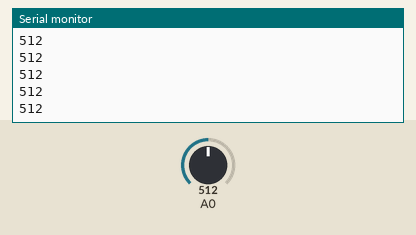
This sketch was run on a simulated Arduino Uno, built with avr-gcc and run on an emulated ATmega328P. On the bench: the last lines printed to the serial monitor. The inputs (shaded band) are chosen by the test bench; at power-on: A0 = 512.

Above: at 1.2 s.
1.3 s: A0 set to 716
At 2.0 s:
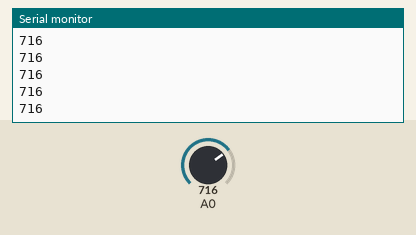
2.8 s: A0 set to 900
At 3.6 s:
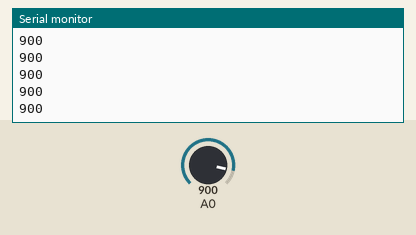
Timing chart, 0 to 5.8 s (numbered marks = the images above; inputs shaded):
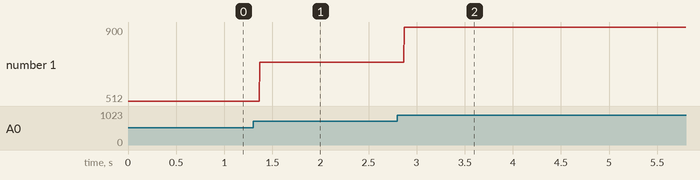

Measured:
- after the input at 1.3 s, the serial monitor: prints a new line after 0.07 s (image 1)
- after the input at 2.8 s, the serial monitor: prints a new line after 0.07 s (image 2)
- plotted number 1: 512 → 716 after the input at 1.3 s, 716 → 900 after the input at 2.8 s

The sketch:

Mic_sound_sensor.ino
```cpp
void setup() {
  Serial.begin(9600);
}

void loop() {
   int i = analogRead(A0);
   Serial.println(i);
}
```
